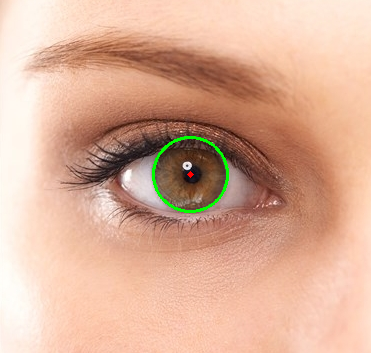
#> input picture Modules/OpenCV/eyes.png, 371 x 353 px, found by its file name
$ python 19circledetection.py
#> lines starting #> are read from the running program, lines starting #| are printed output that depends on the picture
import cv2
import numpy as np

# Read image.
img = cv2.imread('C:\\Users\\ashua\\OneDrive\\Desktop\\Coding\\Python\\Modules\\OpenCV\\eyes.png')
#> img is the input picture: shape (353, 371, 3); mean B, G, R 151.4, 174.7, 218.4
gray = cv2.cvtColor(img, cv2.COLOR_BGR2GRAY)
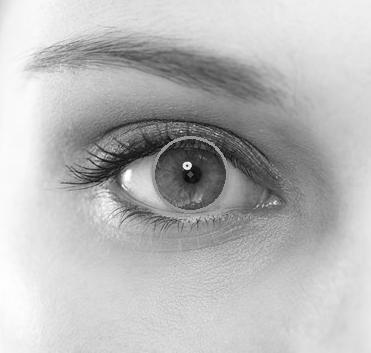
#> gray: shape (353, 371); min 2, max 255, mean 185.1

gray_blurred = cv2.blur(gray, (3, 3))

detected_circles = cv2.HoughCircles(gray_blurred, cv2.HOUGH_GRADIENT, 1, 20, param1 = 50, param2 = 30)
#> detected_circles = 138 rows, first 8: [162.5, 266.5, 148.7], [212.5, 192.5, 63.2], [73.5, 250.5, 199.4], [92.5, 328.5, 272.9], [123.5, 97.5, 63], [132.5, 177.5, 55.6], [85.5, 290.5, 226.5], [152.5, 157.5, 59.1]

if detected_circles is not None:

    # Convert the circle parameters a, b and r to integers.
    detected_circles = np.uint16(np.around(detected_circles))
#> detected_circles = 138 rows, first 8: [162, 266, 149], [212, 192, 63], [74, 250, 199], [92, 328, 273], [124, 98, 63], [132, 178, 56], [86, 290, 226], [152, 158, 59]

    for pt in detected_circles[0, :]:
        a, b, r = pt[0], pt[1], pt[2]

        # Draw the circumference of the circle.
        cv2.circle(img, (a, b), r, (0, 0, 0), 2)

        # Draw a small circle (of radius 1) to show the center.
        cv2.circle(img, (a, b), 1, (255, 255, 255), 3)
        cv2.imshow("Detected Circle", img)
        cv2.waitKey(0)
#> this loop made 138 passes
#> (a, b, r) on passes 1 to 12: (162, 266, 149), (212, 192, 63), (74, 250, 199), (92, 328, 273), (124, 98, 63), (132, 178, 56), (86, 290, 226), (152, 158, 59), (204, 174, 48), (68, 272, 222), (158, 340, 207), (190, 274, 138)
#> pass 1, `cv2.imshow("Detected Circle", img)`:
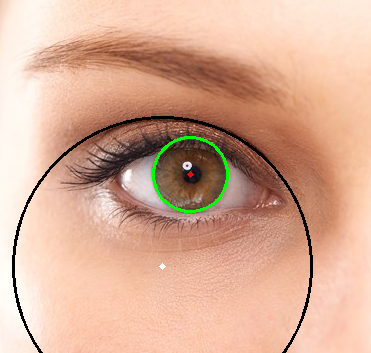
#> window 'Detected Circle': shape (353, 371, 3); mean B, G, R 149.4, 172.5, 215.6
#> pass 2, `cv2.imshow("Detected Circle", img)`:
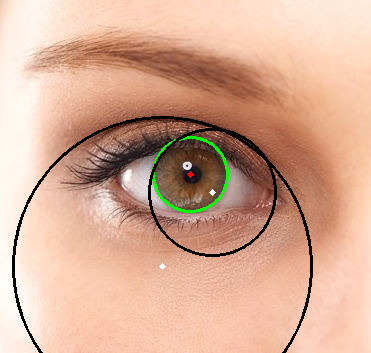
#> window 'Detected Circle': shape (353, 371, 3); mean B, G, R 148.7, 171.5, 214.4
#> after the loop:
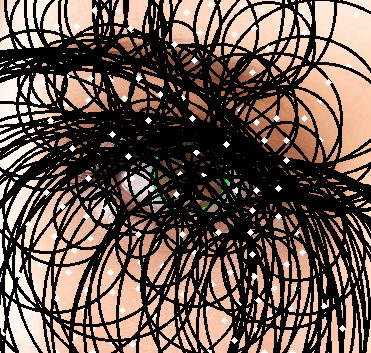
#> img: shape (353, 371, 3); mean B, G, R 76, 85.8, 103.9

$ run again, with Modules/OpenCV/book.png copied over Modules/OpenCV/eyes.png
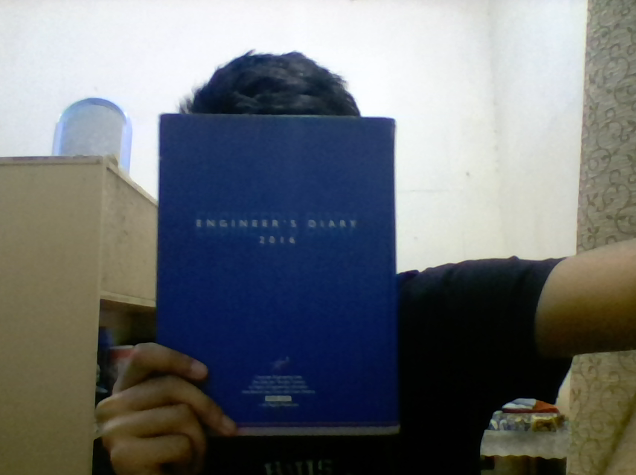
#> input picture Modules/OpenCV/book.png, 636 x 475 px, found by its file name
#> img is the input picture: shape (475, 636, 3); mean B, G, R 114.6, 111.5, 107.5
#> `gray = cv2.cvtColor(img, cv2.COLOR_BGR2GRAY)`:
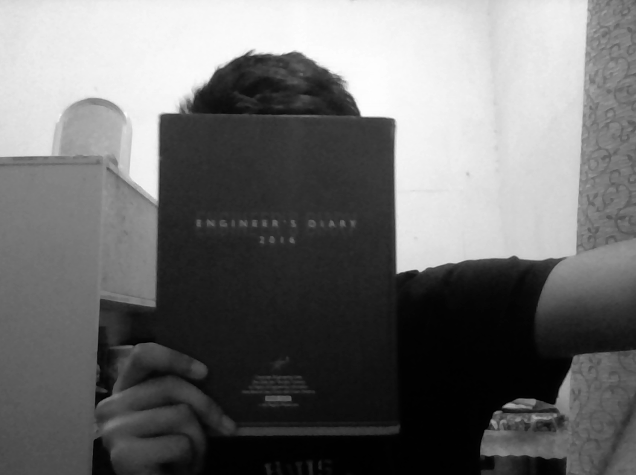
#> gray: shape (475, 636); min 0, max 254, mean 110.6
#> `detected_circles = cv2.HoughCircles(gray_blurred, cv2.HOUGH_GRADIENT, ..`: detected_circles = 175 rows, first 8: [350.5, 154.5, 280.9], [354.5, 190.5, 275.7], [374.5, 254.5, 218.9], [372.5, 276.5, 217.2], [372.5, 181.5, 255.6], [359.5, 231.5, 258.5], [331.5, 259.5, 175.7], [263.5, 265.5, 169.9]
#> `detected_circles = np.uint16(np.around(detected_circles))`: detected_circles = 175 rows, first 8: [350, 154, 281], [354, 190, 276], [374, 254, 219], [372, 276, 217], [372, 182, 256], [360, 232, 258], [332, 260, 176], [264, 266, 170]
#> the loop `for pt in detected_circles[0, :]:` made 175 passes
#> after the loop `for pt in detected_circles[0, :]:`:
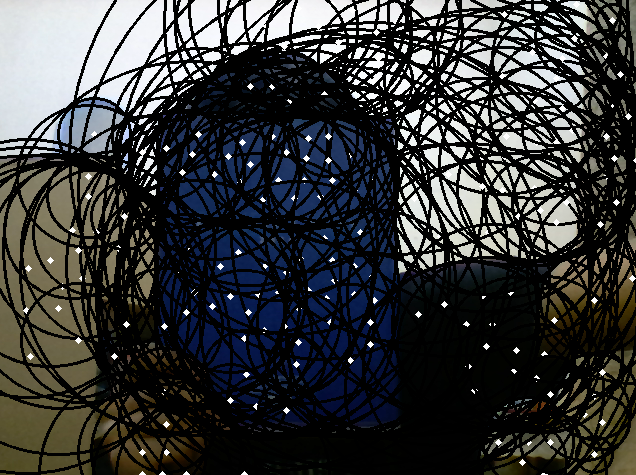
#> img: shape (475, 636, 3); mean B, G, R 57.5, 56.9, 55.4

$ run again, with Modules/OpenCV/cat_damaged.png copied over Modules/OpenCV/eyes.png
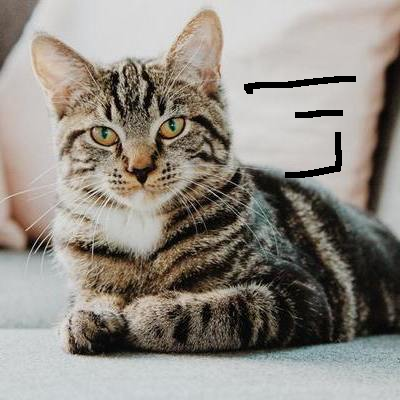
#> input picture Modules/OpenCV/cat_damaged.png, 400 x 400 px, found by its file name
#> img is the input picture: shape (400, 400, 3); mean B, G, R 132.1, 139.8, 145.4
#> `gray_blurred = cv2.blur(gray, (3, 3))`:
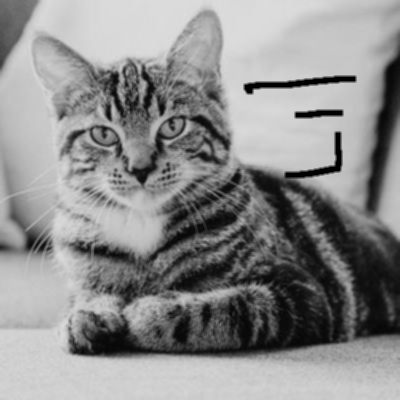
#> gray_blurred: shape (400, 400); min 0, max 221, mean 140.6
#> `detected_circles = cv2.HoughCircles(gray_blurred, cv2.HOUGH_GRADIENT, ..`: detected_circles = 215 rows, first 8: [148.5, 227.5, 92.8], [150.5, 207.5, 87.4], [351.5, 155.5, 201.1], [121.5, 210.5, 86.5], [325.5, 138.5, 179.7], [385.5, 15.5, 352.1], [281.5, 141.5, 136.9], [171.5, 243.5, 77.4]
#> `detected_circles = np.uint16(np.around(detected_circles))`: detected_circles = 215 rows, first 8: [148, 228, 93], [150, 208, 87], [352, 156, 201], [122, 210, 86], [326, 138, 180], [386, 16, 352], [282, 142, 137], [172, 244, 77]
#> the loop `for pt in detected_circles[0, :]:` made 215 passes
#> after the loop `for pt in detected_circles[0, :]:`:
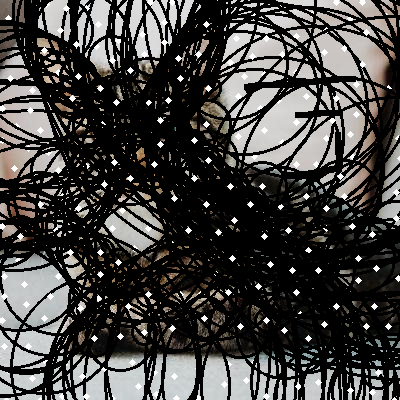
#> img: shape (400, 400, 3); mean B, G, R 65.4, 67.2, 68.5

$ run again, with Modules/OpenCV/cat.jpg saved as Modules/OpenCV/eyes.png
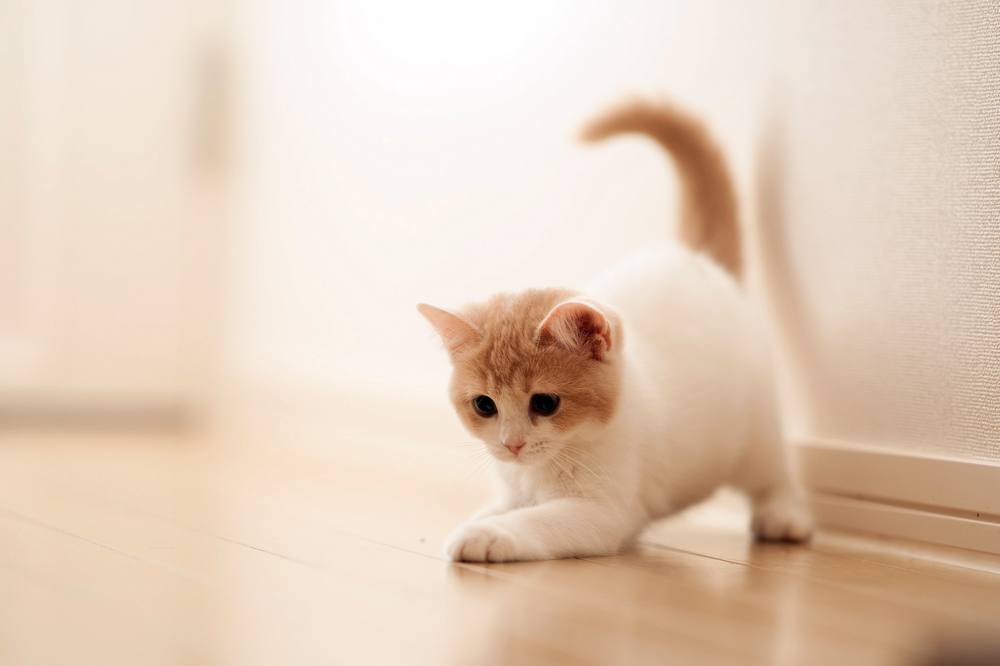
#> input picture Modules/OpenCV/cat.jpg, 1000 x 666 px, shrunk from 1920 x 1279 before the run, found by its file name
#> img is the input picture: shape (666, 1000, 3); mean B, G, R 186.8, 206, 227.3
#> `gray = cv2.cvtColor(img, cv2.COLOR_BGR2GRAY)`:
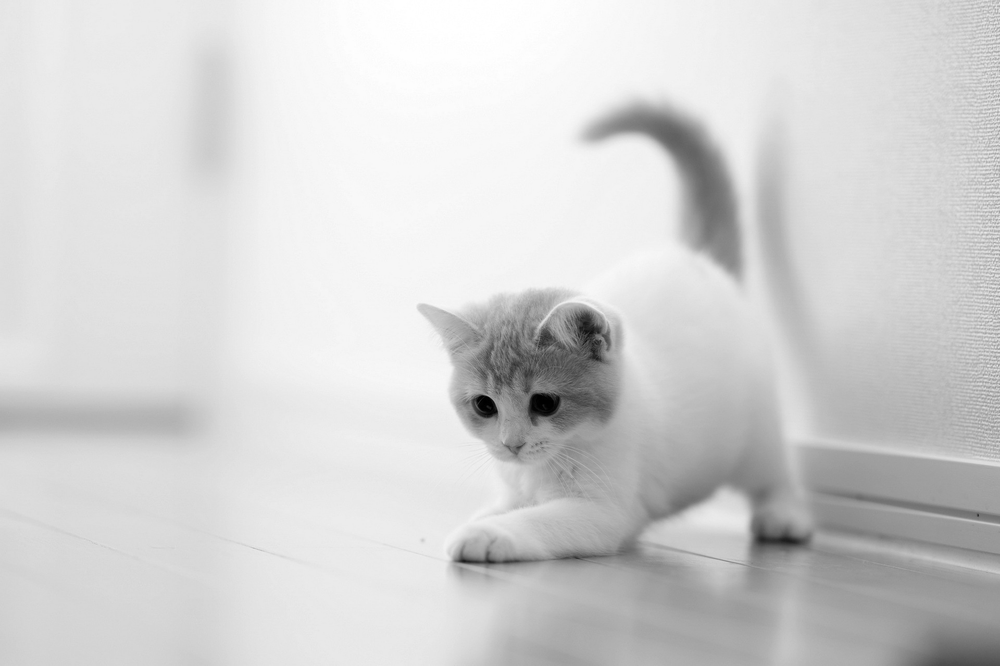
#> gray: shape (666, 1000); min 0, max 255, mean 210.2
#> `detected_circles = cv2.HoughCircles(gray_blurred, cv2.HOUGH_GRADIENT, ..`: detected_circles = 247 rows, first 8: [721.5, 298.5, 277.4], [665.5, 230.5, 331.7], [707.5, 236.5, 290.4], [634.5, 198.5, 364.9], [704.5, 277.5, 282], [719.5, 217.5, 281.2], [752.5, 281.5, 246.4], [674.5, 287.5, 324.9]
#> `detected_circles = np.uint16(np.around(detected_circles))`: detected_circles = 247 rows, first 8: [722, 298, 277], [666, 230, 332], [708, 236, 290], [634, 198, 365], [704, 278, 282], [720, 218, 281], [752, 282, 246], [674, 288, 325]
#> the loop `for pt in detected_circles[0, :]:` made 247 passes
#> after the loop `for pt in detected_circles[0, :]:`:
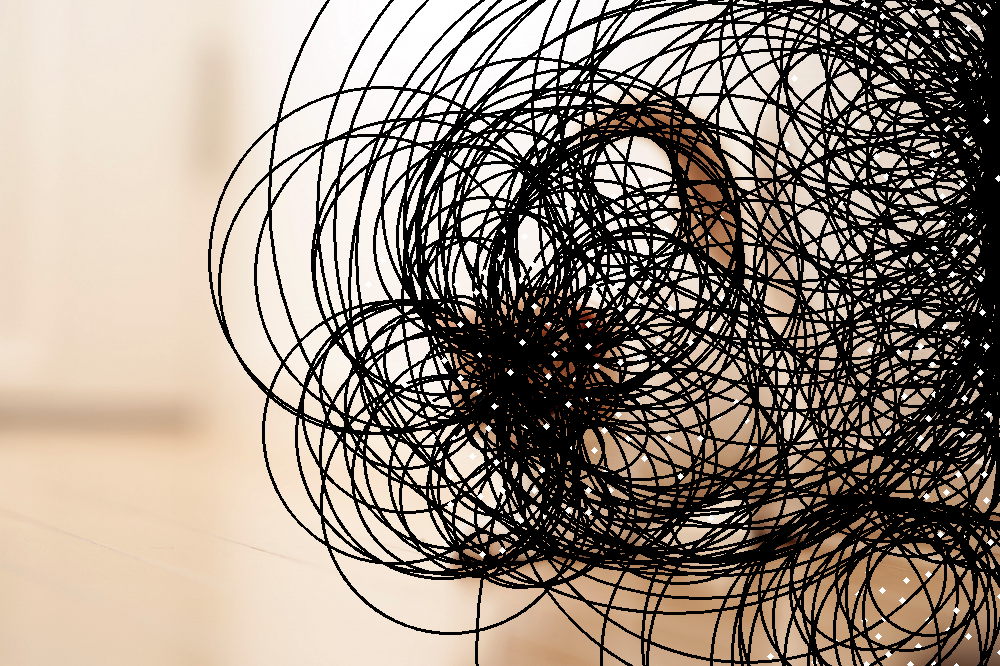
#> img: shape (666, 1000, 3); mean B, G, R 125.2, 137.1, 149.4
